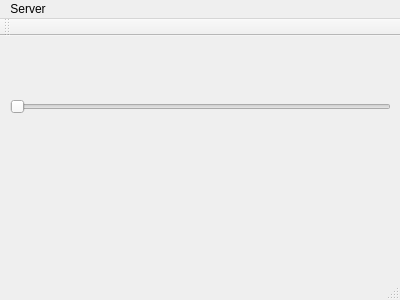
<?xml version="1.0" encoding="UTF-8"?>
<ui version="4.0">
 <class>MainWindow</class>
 <widget class="QMainWindow" name="MainWindow">
  <property name="geometry">
   <rect>
    <x>0</x>
    <y>0</y>
    <width>400</width>
    <height>300</height>
   </rect>
  </property>
  <property name="windowTitle">
   <string>MainWindow</string>
  </property>
  <widget class="QWidget" name="centralWidget">
   <widget class="QSlider" name="horizontalSlider">
    <property name="geometry">
     <rect>
      <x>10</x>
      <y>60</y>
      <width>381</width>
      <height>21</height>
     </rect>
    </property>
    <property name="orientation">
     <enum>Qt::Horizontal</enum>
    </property>
   </widget>
  </widget>
  <widget class="QMenuBar" name="menuBar">
   <property name="geometry">
    <rect>
     <x>0</x>
     <y>0</y>
     <width>400</width>
     <height>21</height>
    </rect>
   </property>
   <widget class="QMenu" name="menuServer">
    <property name="title">
     <string>Server</string>
    </property>
   </widget>
   <addaction name="menuServer"/>
  </widget>
  <widget class="QToolBar" name="mainToolBar">
   <attribute name="toolBarArea">
    <enum>TopToolBarArea</enum>
   </attribute>
   <attribute name="toolBarBreak">
    <bool>false</bool>
   </attribute>
  </widget>
  <widget class="QStatusBar" name="statusBar"/>
 </widget>
 <layoutdefault spacing="6" margin="11"/>
 <resources/>
 <connections/>
</ui>
